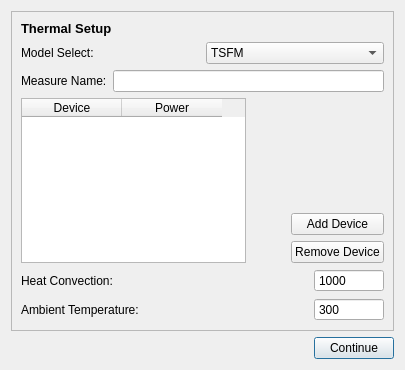
<?xml version="1.0" encoding="UTF-8"?>
<ui version="4.0">
 <class>Dialog</class>
 <widget class="QDialog" name="Dialog">
  <property name="geometry">
   <rect>
    <x>0</x>
    <y>0</y>
    <width>405</width>
    <height>370</height>
   </rect>
  </property>
  <property name="windowTitle">
   <string>Thermal Setup</string>
  </property>
  <layout class="QVBoxLayout" name="verticalLayout_2">
   <item>
    <widget class="QFrame" name="thermal_setup_2">
     <property name="frameShape">
      <enum>QFrame::StyledPanel</enum>
     </property>
     <property name="frameShadow">
      <enum>QFrame::Raised</enum>
     </property>
     <layout class="QVBoxLayout" name="verticalLayout_8">
      <item>
       <widget class="QLabel" name="label_24">
        <property name="text">
         <string>&lt;html&gt;&lt;head/&gt;&lt;body&gt;&lt;p align=&quot;justify&quot;&gt;&lt;span style=&quot; font-size:10pt; font-weight:600;&quot;&gt;Thermal Setup&lt;/span&gt;&lt;/p&gt;&lt;/body&gt;&lt;/html&gt;</string>
        </property>
       </widget>
      </item>
      <item>
       <layout class="QHBoxLayout" name="horizontalLayout_17">
        <item>
         <widget class="QLabel" name="label_25">
          <property name="text">
           <string>Model Select:</string>
          </property>
         </widget>
        </item>
        <item>
         <widget class="QComboBox" name="comboBox_8">
          <item>
           <property name="text">
            <string>TSFM</string>
           </property>
          </item>
          <item>
           <property name="text">
            <string>Analytical</string>
           </property>
          </item>
          <item>
           <property name="text">
            <string>ParaPower</string>
           </property>
          </item>
         </widget>
        </item>
       </layout>
      </item>
      <item>
       <layout class="QHBoxLayout" name="horizontalLayout_18">
        <item>
         <widget class="QLabel" name="label_26">
          <property name="text">
           <string>Measure Name:</string>
          </property>
         </widget>
        </item>
        <item>
         <widget class="QLineEdit" name="lineEdit_2"/>
        </item>
       </layout>
      </item>
      <item>
       <layout class="QHBoxLayout" name="horizontalLayout_3">
        <item>
         <widget class="QTableWidget" name="tableWidget">
          <column>
           <property name="text">
            <string>Device</string>
           </property>
          </column>
          <column>
           <property name="text">
            <string>Power</string>
           </property>
          </column>
         </widget>
        </item>
        <item>
         <spacer name="horizontalSpacer_2">
          <property name="orientation">
           <enum>Qt::Horizontal</enum>
          </property>
          <property name="sizeType">
           <enum>QSizePolicy::Maximum</enum>
          </property>
          <property name="sizeHint" stdset="0">
           <size>
            <width>70</width>
            <height>20</height>
           </size>
          </property>
         </spacer>
        </item>
        <item>
         <layout class="QVBoxLayout" name="verticalLayout">
          <item>
           <spacer name="verticalSpacer">
            <property name="orientation">
             <enum>Qt::Vertical</enum>
            </property>
            <property name="sizeHint" stdset="0">
             <size>
              <width>20</width>
              <height>40</height>
             </size>
            </property>
           </spacer>
          </item>
          <item>
           <widget class="QPushButton" name="btn_add_device">
            <property name="text">
             <string>Add Device</string>
            </property>
           </widget>
          </item>
          <item>
           <widget class="QPushButton" name="btn_remove_device">
            <property name="text">
             <string>Remove Device</string>
            </property>
           </widget>
          </item>
         </layout>
        </item>
       </layout>
      </item>
      <item>
       <layout class="QHBoxLayout" name="horizontalLayout_19">
        <item>
         <widget class="QLabel" name="label_27">
          <property name="text">
           <string>Heat Convection:</string>
          </property>
         </widget>
        </item>
        <item>
         <widget class="QSpinBox" name="spinBox_10">
          <property name="sizePolicy">
           <sizepolicy hsizetype="Maximum" vsizetype="Fixed">
            <horstretch>0</horstretch>
            <verstretch>0</verstretch>
           </sizepolicy>
          </property>
          <property name="minimumSize">
           <size>
            <width>15</width>
            <height>0</height>
           </size>
          </property>
          <property name="maximumSize">
           <size>
            <width>70</width>
            <height>16777215</height>
           </size>
          </property>
          <property name="buttonSymbols">
           <enum>QAbstractSpinBox::NoButtons</enum>
          </property>
          <property name="specialValueText">
           <string>1000</string>
          </property>
          <property name="maximum">
           <number>100000</number>
          </property>
         </widget>
        </item>
       </layout>
      </item>
      <item>
       <layout class="QHBoxLayout" name="horizontalLayout_20">
        <item>
         <widget class="QLabel" name="label_28">
          <property name="text">
           <string>Ambient Temperature:</string>
          </property>
         </widget>
        </item>
        <item>
         <widget class="QSpinBox" name="spinBox_11">
          <property name="sizePolicy">
           <sizepolicy hsizetype="Maximum" vsizetype="Fixed">
            <horstretch>0</horstretch>
            <verstretch>0</verstretch>
           </sizepolicy>
          </property>
          <property name="minimumSize">
           <size>
            <width>15</width>
            <height>0</height>
           </size>
          </property>
          <property name="maximumSize">
           <size>
            <width>70</width>
            <height>16777215</height>
           </size>
          </property>
          <property name="buttonSymbols">
           <enum>QAbstractSpinBox::NoButtons</enum>
          </property>
          <property name="specialValueText">
           <string>300</string>
          </property>
          <property name="maximum">
           <number>100000</number>
          </property>
         </widget>
        </item>
       </layout>
      </item>
     </layout>
    </widget>
   </item>
   <item>
    <layout class="QHBoxLayout" name="horizontalLayout">
     <item>
      <spacer name="horizontalSpacer">
       <property name="orientation">
        <enum>Qt::Horizontal</enum>
       </property>
       <property name="sizeHint" stdset="0">
        <size>
         <width>40</width>
         <height>20</height>
        </size>
       </property>
      </spacer>
     </item>
     <item>
      <widget class="QPushButton" name="btn_continue">
       <property name="text">
        <string>Continue</string>
       </property>
       <property name="default">
        <bool>true</bool>
       </property>
      </widget>
     </item>
    </layout>
   </item>
  </layout>
 </widget>
 <resources/>
 <connections/>
</ui>
